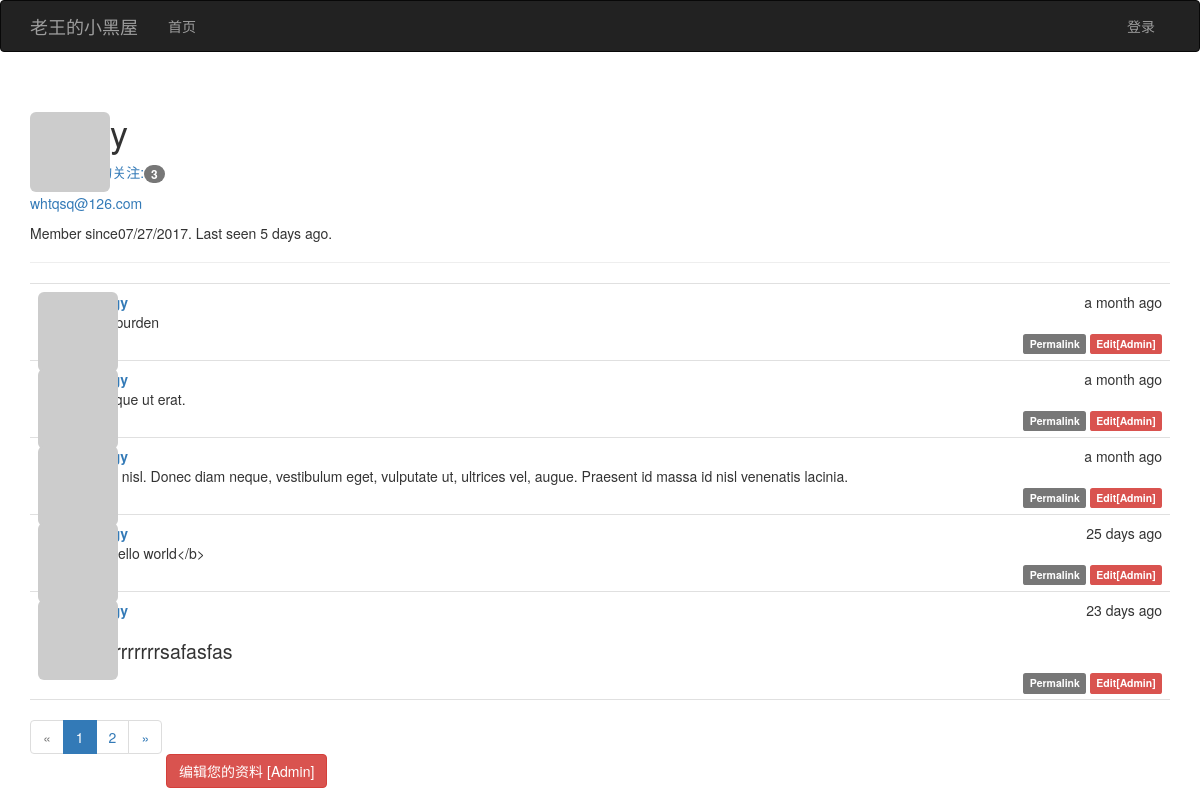
The page /user/doggy on the database its author committed.
### app/models.py (models this page shows, shortened)
class User(db.Model,UserMixin):
    __tablename__ = 'users'
    role_id = db.Column(db.Integer,db.ForeignKey('roles.id'))#foreignkey注意tablename
    id = db.Column(db.Integer,primary_key=True)
    username = db.Column(db.String(64),unique=True,index=True)
    password_hash = db.Column(db.String(128))
    email = db.Column(db.String(64),unique=True,index=True)
    confirmed = db.Column(db.Boolean,default=False)
    sex = db.Column(db.String(64))
    age = db.Column(db.Integer)
    hobby = db.Column(db.String(64))
    name = db.Column(db.String(64))
    location = db.Column(db.String(64))
    about_me = db.Column(db.Text())
    member_since = db.Column(db.DateTime(),default=datetime.utcnow)
    last_seen = db.Column(db.DateTime(),default=datetime.utcnow)
    avatar_hash = db.Column(db.String(32))
    posts = db.relationship('Post',backref='author',lazy='dynamic')
    followed = db.relationship('Follow',foreign_keys=[Follow.follower_id],backref=db.backref('follower',lazy='joined'),
                               lazy='dynamic',cascade='all,delete-orphan')
    followers = db.relationship('Follow',foreign_keys=[Follow.followed_id],backref=db.backref('followed',lazy='joined'),
                                lazy='dynamic',
                                cascade='all,delete-orphan')
    comments = db.relationship('Comment',backref='author',lazy='dynamic')
    @property
    def password(self):
        raise AttributeError('password is not a readable attribute')
    def gravatar(self,size=100,default='identicon',rating='g'):
        if request.is_secure:
            url = 'http://s.gravatar.com/avatar'
        else:
            url = 'http://secure.gravatar.com/avatar'
        hash = self.avatar_hash or hashlib.md5(self.email.encode('utf-8')).hexdigest()
        return '{url}/{hash}?s={size}&d={default}&r={rating}'.format(url=url,
                                                                     hash=hash,
                                                                     size=size,
                                                                     default=default,
                                                                     rating=rating)

class Post(db.Model):
    __tablename__='posts'
    id = db.Column(db.Integer,primary_key = True)
    body = db.Column(db.Text)
    timestamp = db.Column(db.DateTime,index=True,default=datetime.utcnow)
    author_id = db.Column(db.Integer,db.ForeignKey('users.id'))
    body_html = db.Column(db.Text )
    comments = db.relationship('Comment',backref='post',lazy='dynamic')

### app/main/views.py (the view)
@main.route('/user/<username>')
def user(username):
    user = User.query.filter_by(username=username).first()
    if user is None:
        abort(404)
    page = request.args.get('page',1,int)
    pagination = Post.query.filter_by(author_id=user.id).paginate(page,per_page=5,error_out=False)
    posts = pagination.items
    return render_template('user.html',user=user,posts=posts,pagination=pagination)

### app/auth/views.py (called while the page is built)
@auth.before_app_request
def before_request():
    if current_user.is_authenticated:
        current_user.ping()
        if not current_user.confirmed \
            and request.endpoint[:5] != 'auth.':
            return redirect(url_for('auth.unconfirmed'))

### app/main/__init__.py (called while the page is built)
@main.app_context_processor
def inject_permissions():
    return dict(Permission=Permission)

### app/models.py (called while the page is built)
    def can(self,permissions):
        return False

### app/templates/user.html (shortened to what this page needs)
{% extends "base.html" %}
{% import "_macros.html" as macros %}
{% block page_content %}
<div class="page-header">
    <img class="img-rounded profile-thumbnail" src="{{ user.gravatar(size=30) }}">
    <h1>{{ user.username }}</h1>
    <a href="{{url_for('.followers',username=user.username)}}">
        粉丝:<span class="badge">{{ user.followers.count()-1 }}</span>
    </a>
    <a href="{{ url_for('.followed',username=user.username) }}">
        ta的关注:<span class="badge">{{ user.followed.count()-1 }}</span>
    </a>
    {% if current_user.is_administrator %}
    <p><a href="mailto:{{ user.email }}">{{ user.email }}</a> </p>
    {% endif %}
    <p>
        Member since{{ moment(user.member_since).format('L') }}.
        Last seen {{ moment(user.last_seen).fromNow() }}.
    </p>
</div>
{% include '_posts.html' %}
{{ macros.pagination_widget(pagination,'main.user',username=user.username) }}
{% if current_user.is_administrator %}
<a class="btn btn-danger" href="{{ url_for('main.edit_profile_admin',id=user.id) }}">
    编辑您的资料 [Admin]
</a>
{% endif %}
{% endblock %}

### app/templates/base.html (shortened to what this page needs)
{% extends "bootstrap/base.html" %}
{% block head %}
{{ super() }}
<link rel="stylesheet" type="text/css" href="{{ url_for('static', filename='styles.css') }}">
{% endblock %}
{% block navbar %}
<div class="navbar navbar-inverse" role="navigation">
    <div class="container">
        <div class="navbar-header">
            <a class="navbar-brand" href="/">老王的小黑屋</a>
        </div>
        <div class="navbar-collapse collapse">
            <ul class="nav navbar-nav">
                <li><a href="/">首页</a> </li>
            </ul>
            <ul class="nav navbar-nav navbar-right">
                {% if current_user.is_authenticated %}
                <li class="dropdown">
                    <a href="#" class="dropdown-toggle" data-toggle="dropdown">
                        <img src="{{current_user.gravatar(size=18)}}">
                        选项<b class="caret"></b>
                    </a>
                <ul class="dropdown-menu">
                    <li><a href="{{url_for('auth.confirm_password')}}">修改密码</a></li>
                    <li><a href="{{ url_for('auth.logout') }}">注销</a></li>
                {% else %}
                    <li><a href="{{ url_for('auth.login')}}">登录</a> </li>
                {% endif %}
                </ul>
        </div>
    </div>
</div>
{% endblock %}
{% block content %}
<div class="container">
    {% block page_content %}name{% endblock %}
</div>
{% endblock %}

### app/templates/_macros.html
{% macro pagination_widget(pagination,endpoint) %}
<ul class="pagination">
    <li {% if not pagination.has_prev %} class="disabled"{% endif %}>
        <a href="{% if pagination.has_prev %}{{ url_for(endpoint,
        page=pagination.page-1,**kwargs) }}{% else %}#{% endif %}">
            &laquo;
        </a>
    </li>
    {% for p in pagination.iter_pages() %}
        {% if p %}
            {% if p==pagination.page %}
            <li class="active">
                <a href="{{ url_for(endpoint,page = p,**kwargs) }}">{{ p }}</a>
            </li>
            {% else %}
            <li>
                <a href="{{ url_for(endpoint,page = p,**kwargs) }}">{{ p }}</a>
            </li>
            {% endif %}
        {% else %}
        <li class="disbled"><a href="#">&hellip;</a> </li>
        {% endif %}
    {% endfor %}
    <li {% if not pagination.has_next %} class="disabled"{% endif %}>
        <a href="{% if pagination.has_next %}{{ url_for(endpoint,
            page=pagination.page + 1,**kwargs) }}{% else %}#{% endif %}">
            &raquo;
        </a>
    </li>
</ul>
{% endmacro %}

### app/templates/_posts.html (shortened to what this page needs)
<ul class="posts">
    {% for post in posts %}
    <li class="post">
        <div class="profile-thumbnail">
            <a href="{{url_for('main.user',username=post.author.username)}}">
                <img class="img-rounded profile-thumbnail" src="{{ post.author.gravatar(size=40) }}">
            </a>
        </div>
        <div class="post-content">
            <div class="post-date">{{ moment(post.timestamp).fromNow() }}</div>
            <div class="post-author">
            <a href="{{ url_for('main.user',username=post.author.username) }}">{{ post.author.username }}</a>
            </div>
            <div class="post-body">
            {% if post.body_html %}
                {{ post.body_html | safe }}
            {% else %}
                {{ post.body }}
            {% endif %}
        </div>
            <div class="post-footer">
                <a href="{{ url_for('main.post',id=post.id) }}">
                    <span class="label label-default">Permalink</span>
                </a>
                {% if current_user==post.author %}
                <a href="{{ url_for('main.edit',id=post.id) }}">
                    <span class="label label-primary">Edit</span>
                </a>
                {% elif current_user.is_administrator %}
                <a href="{{ url_for('main.edit',id=post.id) }}">
                    <span class="label label-danger">Edit[Admin]</span>
                </a>
                {% endif %}
            </div>
        </div>
    </li>
    {% endfor %}
</ul>

### app/static/styles.css (style rules this page uses)
.profile-thumbnail { position: absolute; }
ul.posts { list-style-type: none; padding: 0px; margin: 16px 0px 0px 0px; border-top: 1px solid #e0e0e0; }
ul.posts li.post { padding: 8px; border-bottom: 1px solid #e0e0e0; }
div.post-date { float: right; }
div.post-author { font-weight: bold; }
div.post-content { margin-left: 48px; min-height: 48px; }
div.post-footer { text-align: right; }
.post-body h1 { font-size: 140%; }

### rows shown on the page
User: email "whtqsq@126.com", member_since "07/27/2017", last_seen "5 days ago"
Post: timestamp "a month ago", body "88，burden"
Post: timestamp "a month ago", body "Quisque ut erat."
Post: timestamp "a month ago", body "Nulla nisl. Donec diam neque, vestibulum eget, vulputate ut, ultrices vel, augue. Praesent id massa id nisl venenatis lacinia."
Post: timestamp "25 days ago", body "<b>hello world</b>"
Post: timestamp "23 days ago", body_html "herrrrrrrrsafasfas"

### other values the page prints
{{ user.followed.count()-1 }} "3"
{{ p }} "1"
{{ p }} "2"
